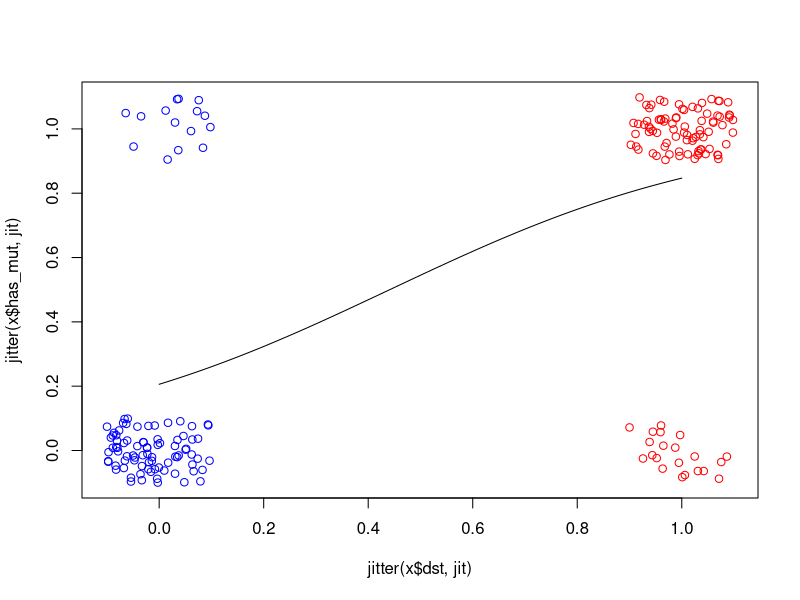
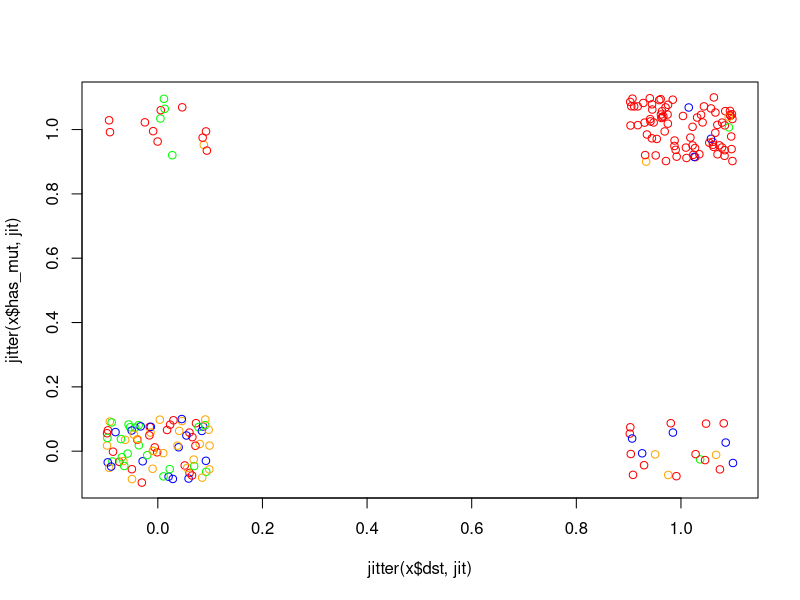
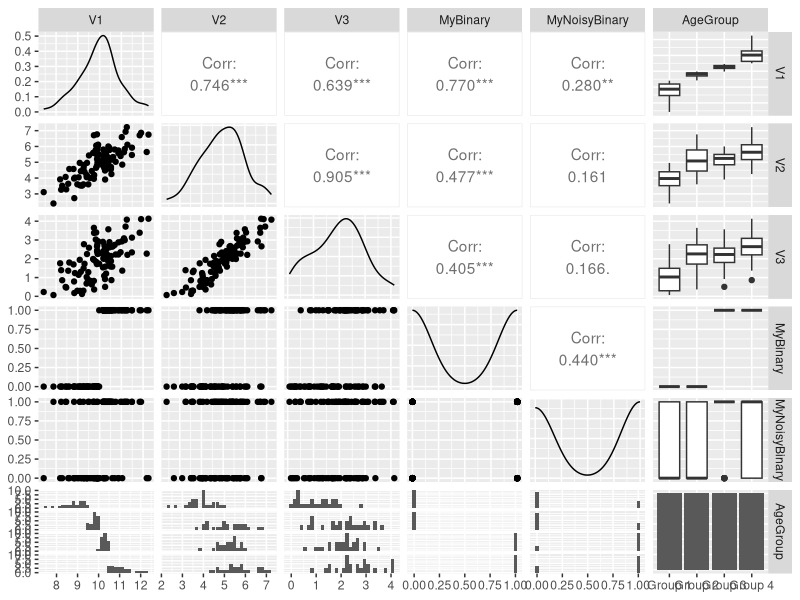

Write R code to recreate these figures, in order.


n <- 100
maj <- 0.9
samp <- c(0, 1)
probs <- c(maj, 1-maj)
probs_rev <- rev(probs)
dst_zero <- sample(samp, n, replace = T, prob = probs)
dst_one <- sample(samp, n, replace = T, prob = probs_rev)
mut_zero <- sample(samp, n, replace = T, prob = probs)
mut_one <- sample(samp, n, replace = T, prob = probs_rev)

x <- data.frame(dst = c(dst_zero, dst_one), has_mut = c(mut_zero, mut_one)) 

cor(x)
# dst has_mut
# dst     1.000   0.722
# has_mut 0.722   1.000

model <- glm(formula = dst ~ has_mut, data = x, family = binomial(link = "logit"))

summary(model)

cols <- ifelse(x$dst == 1, "red", "blue")
jit <- 0.5
plot(jitter(x$dst, jit), jitter(x$has_mut, jit), col = cols)
x_dst <- seq(0, 1, 0.01)
y_has_mut <- predict(model, list(has_mut = x_dst),type="response")
lines(x_dst, y_has_mut)

# ----------------

lineages <- c("lin1", "lin2", "lin3", "lin4")

lin_zero <- sample(lineages, n, replace = T)
lin_one <- sample(lineages, n, replace = T, prob = c(maj, rep((1-maj)/3, 3)))

x$lin <- c(lin_zero, lin_one)

x

model_2 <- glm(formula = dst ~ lin, data = x, family = binomial(link = "logit"))

summary(model_2)

model_3 <- glm(formula = dst ~ lin + has_mut, data = x,  family = binomial(link = "logit"))

summary(model_3)

anova(model_3, model, test='Chisq')


cols_df <- data.frame(lin = sort(unique(x$lin)), col = c('red', 'green', 'blue', 'orange'))
cols_df <- cols_df[match(x[,'lin'], cols_df$lin), ]
plot(jitter(x$dst, jit), jitter(x$has_mut, jit), col = cols_df$col)

# y_has_mut <- predict(model_3, list(has_mut = x_dst), type="response")
# y_has_mut <- predict(model_3, type = "response")

# lines(x_dst, c(y_has_mut[1], y_has_mut))


# library(ggplot2)
# 
# qplot(x = jitter(has_mut), y = jitter(dst), color = lin, data = x) 
#   # stat_smooth(method = "lm", se = FALSE, fullrange = TRUE)



# ------

# https://www.r-bloggers.com/2021/05/how-to-generate-correlated-data-in-r/

library(MASS)

set.seed(5)
# create the variance covariance matrix
sigma <- rbind(c(1, 0.8, 0.7), c(0.8, 1, 0.9), c(0.7,0.9,1))
# create the mean vector
mu <- c(10, 5, 2) 
# generate the multivariate normal distribution
df <- as.data.frame(MASS::mvrnorm(n = 100, mu = mu, Sigma = sigma))

model <- lm(V1 ~ V2, data = df)
summary(model)

model_2 <- lm(V1 ~ V3, data = df) 
summary(model_2)

model_3 <- lm(V1 ~ V2 + V3, data = df)
summary(model_3)


# ------

library(tidyverse)
library(GGally)

df <- df %>% mutate(MyBinary = ifelse(V1 > median(V1), 1 ,0))

df <- df %>% mutate(MyNoisyBinary = ifelse(V1 > median(V1), 
                                           sample(c(0,1), 
                                                  n(), 
                                                  replace = TRUE, 
                                                  p = c(0.25, 0.75)),
                                           sample(c(0,1), n(),  replace = TRUE, p=c(0.75, 0.25))))

df <- df %>% mutate(AgeGroup= case_when(V1 < quantile(V1, 0.25) ~ "Group 1",
                                    V1 < quantile(V1, 0.5) ~ "Group 2",
                                    V1 < quantile(V1, 0.75) ~ "Group 3",
                                    TRUE ~ "Group 4"))

ggpairs(df)










